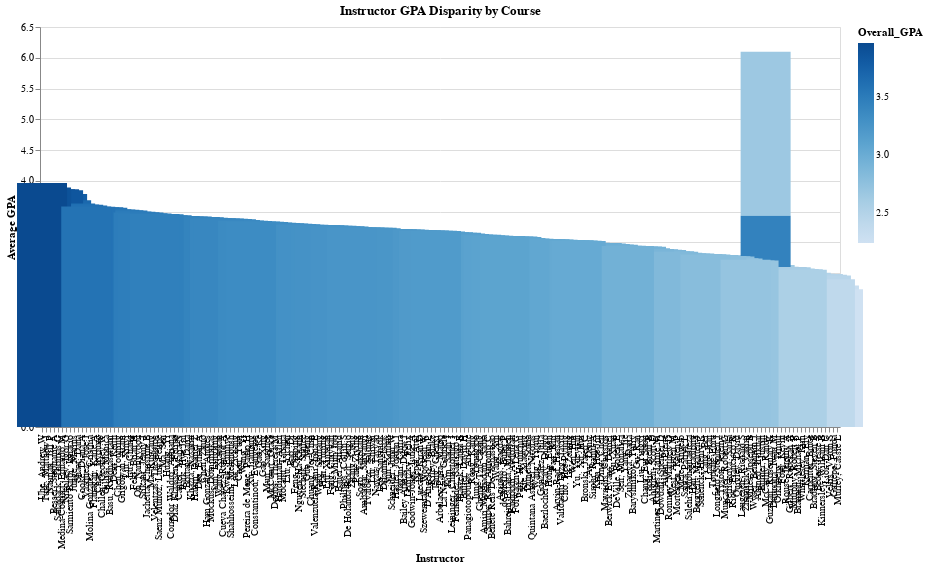

Notebook cell for this chart:
### Code cell
import pandas as pd
import altair as alt

# Load data
df = pd.read_csv('datasets/viz1.csv')

# Create combined column
df['Subject_Number'] = df['Subject'].astype(str) + ' ' + df['Number'].astype(str)

# Create hover tooltip
hover = ['Primary Instructor', 'Overall_GPA', 'A_range', 'B_range', 'C_range',
         'D_range', 'F_range', 'Total_Students', 'YearTerm']

# Dropdown to filter by Subject + Course Number
subject_number_dropdown = alt.binding_select(options=sorted(df['Subject_Number'].unique()))
subject_number_select = alt.selection_single(fields=['Subject_Number'], bind=subject_number_dropdown, name='Course')

# Main chart
chart = alt.Chart(df).mark_bar(size=50).encode(
    x=alt.X('Primary Instructor:N', sort='-y', title='Instructor'),
    y=alt.Y('Overall_GPA:Q', title='Average GPA'),
    color=alt.Color('Overall_GPA:Q', scale=alt.Scale(scheme='blues')),
    tooltip=hover
).add_selection(
    subject_number_select
).transform_filter(
    subject_number_select
).properties(
    width=800,
    height=400,
    title="Instructor GPA Disparity by Course"
)

chart

### Figure 1 — Vega-Lite specification as saved in the notebook (floating-point values rounded to 4 significant figures; data arrays with more than 128 entries replaced by an {"elided": "..."} marker saying what was removed)
{"config": {"view": {"continuousWidth": 300, "continuousHeight": 300}}, "data": {"name": "data-2edb7d056fb249ec2e987485a20057da"}, "mark": {"type": "bar", "size": 50}, "encoding": {"color": {"field": "Overall_GPA", "scale": {"scheme": "blues"}, "type": "quantitative"}, "tooltip": [{"field": "Primary Instructor", "type": "nominal"}, {"field": "Overall_GPA", "type": "quantitative"}, {"field": "A_range", "type": "quantitative"}, {"field": "B_range", "type": "quantitative"}, {"field": "C_range", "type": "quantitative"}, {"field": "D_range", "type": "quantitative"}, {"field": "F_range", "type": "quantitative"}, {"field": "Total_Students", "type": "quantitative"}, {"field": "YearTerm", "type": "quantitative"}], "x": {"field": "Primary Instructor", "sort": "-y", "title": "Instructor", "type": "nominal"}, "y": {"field": "Overall_GPA", "title": "Average GPA", "type": "quantitative"}}, "height": 400, "params": [{"name": "Course", "select": {"type": "point", "fields": ["Subject_Number"]}, "bind": {"input": "select", "options": ["CS 124", "ECON 102", "IS 445", "MATH 231", "MATH 257", "STAT 107"]}}], "title": "Instructor GPA Disparity by Course", "transform": [{"filter": {"param": "Course"}}], "width": 800, "$schema": "https://vega.github.io/schema/vega-lite/v5.15.1.json", "datasets": {"data-2edb7d056fb249ec2e987485a20057da": {"elided": "200 records"}}}
